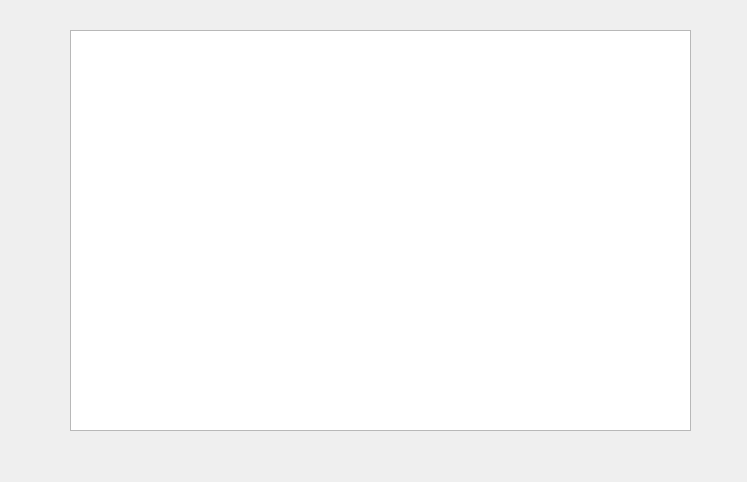
<?xml version="1.0" encoding="UTF-8"?>
<ui version="4.0">
 <class>Dialog</class>
 <widget class="QDialog" name="Dialog">
  <property name="geometry">
   <rect>
    <x>0</x>
    <y>0</y>
    <width>747</width>
    <height>482</height>
   </rect>
  </property>
  <property name="windowTitle">
   <string>Dialog</string>
  </property>
  <widget class="QGraphicsView" name="graphicsView">
   <property name="geometry">
    <rect>
     <x>70</x>
     <y>30</y>
     <width>621</width>
     <height>401</height>
    </rect>
   </property>
  </widget>
 </widget>
 <resources/>
 <connections/>
</ui>
